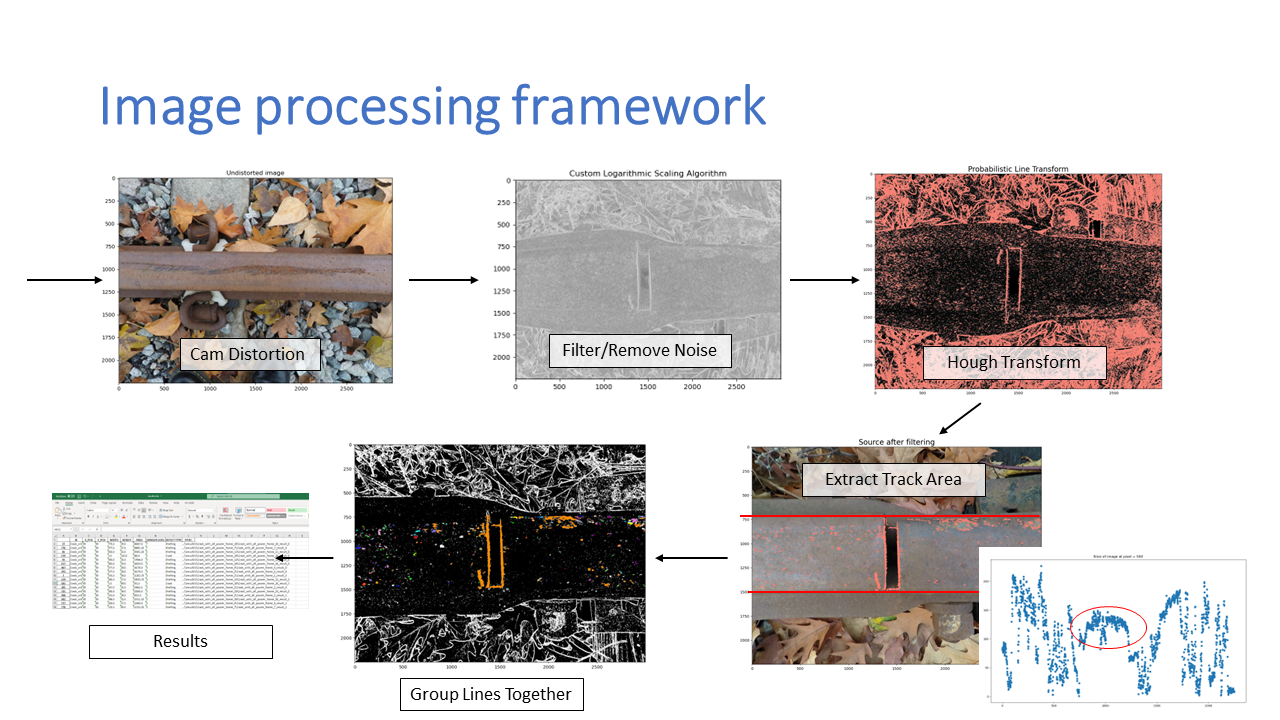
#> input picture research/BoschTechnicalPresentation.png, 1280 x 720 px
$ python lens_correction.py BoschTechnicalPresentation.png
#> lines starting #> are read from the running program, lines starting #| are printed output that depends on the picture
import numpy as np
import cv2
import sys


src    = cv2.imread(sys.argv[1])
#> src is the input picture: shape (720, 1280, 3); mean B, G, R 203, 203.9, 207.7
width  = src.shape[1]
#> width = 1280
height = src.shape[0]
#> height = 720

distCoeff = np.zeros((4,1),np.float64)

# TODO: add your coefficients here!
k1 = -6.0e-6; # negative to remove barrel distortion, adjusted for GoPro4
k2 = 0.0;
p1 = 0.0;
p2 = 0.0;

distCoeff[0,0] = k1;
distCoeff[1,0] = k2;
distCoeff[2,0] = p1;
distCoeff[3,0] = p2;

# assume unit matrix for camera
cam = np.eye(3,dtype=np.float32)

cam[0,2] = width/2.0  # define center x
cam[1,2] = height/2.0 # define center y
cam[0,0] = 10.        # define focal length x
cam[1,1] = 10.        # define focal length y

# here the undistortion will be computed
dst = cv2.undistort(src,cam,distCoeff)
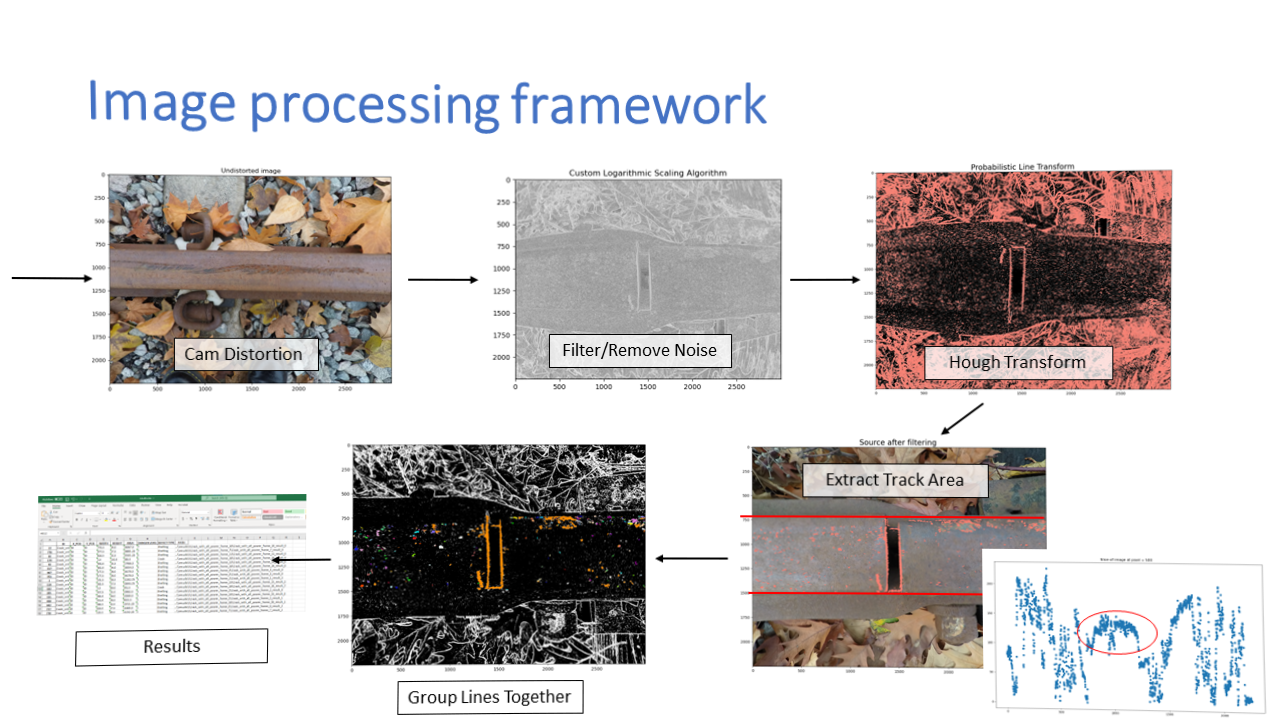
#> dst: shape (720, 1280, 3); mean B, G, R 201.5, 202.4, 206.3

resized = cv2.resize(dst, (width//2, height//2))
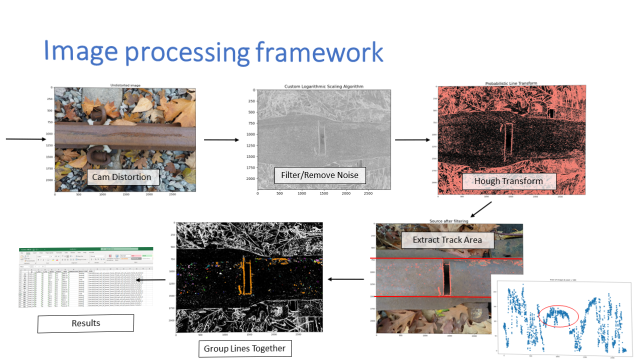
#> resized: shape (360, 640, 3); mean B, G, R 201.6, 202.4, 206.4
cv2.imshow('dst',resized)
cv2.waitKey(0)
cv2.destroyAllWindows()
